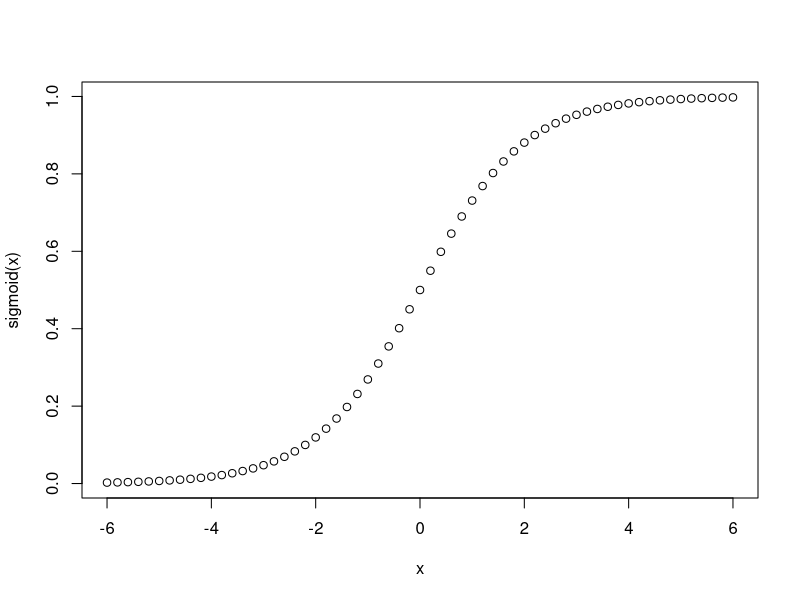
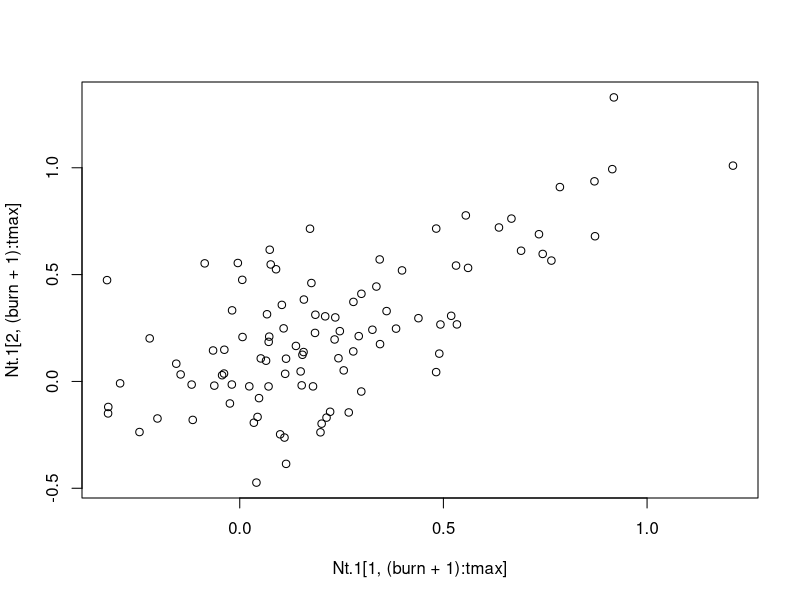
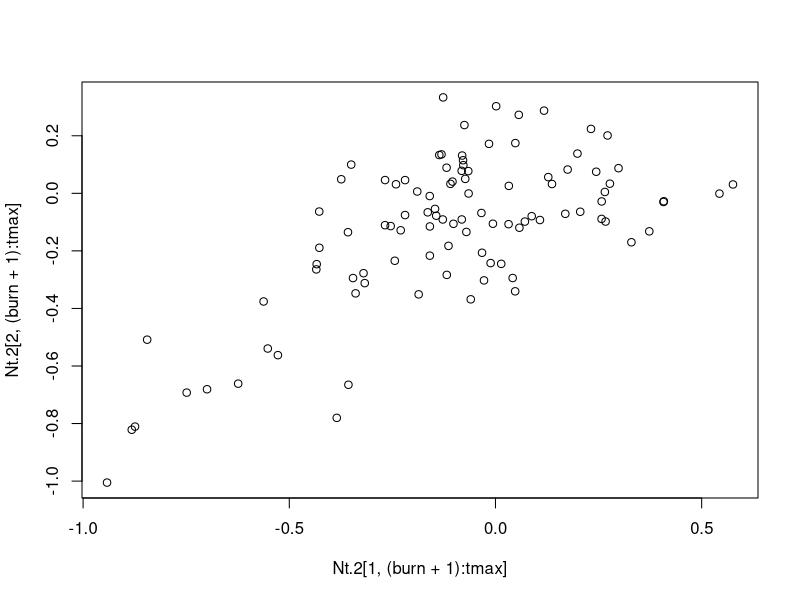
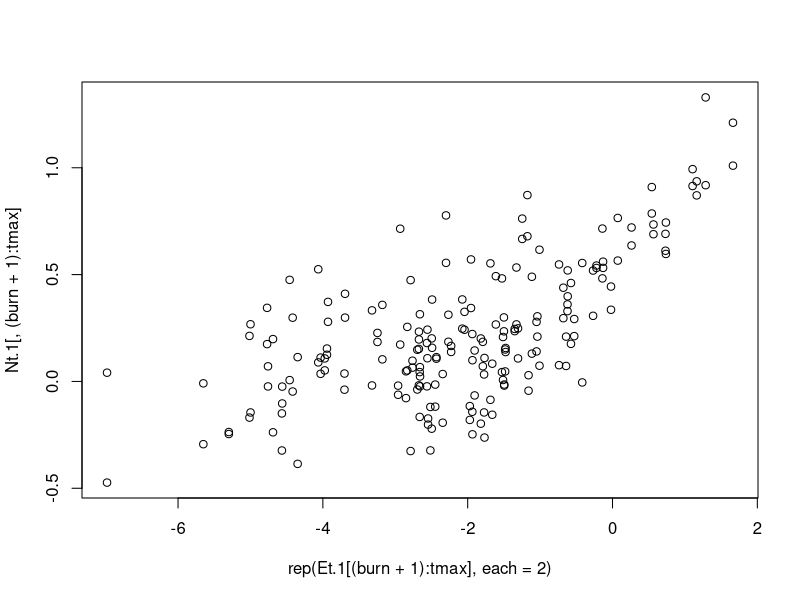
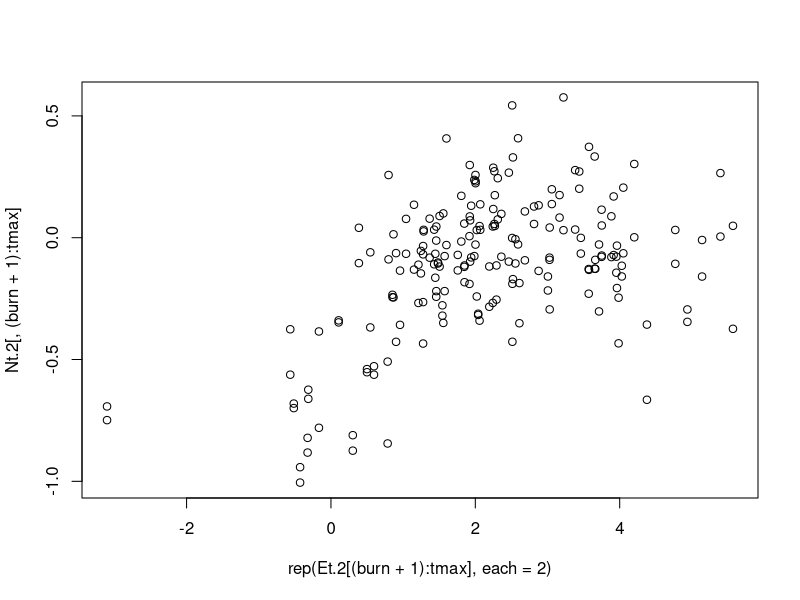
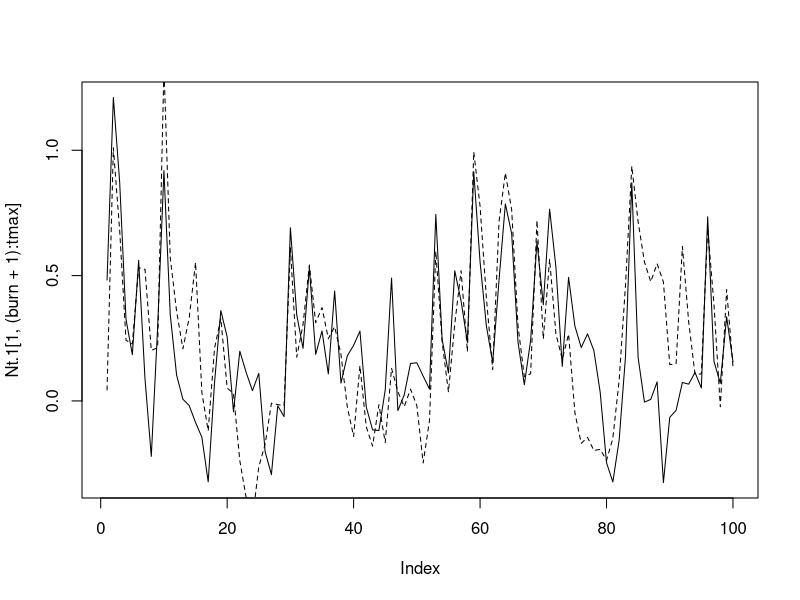
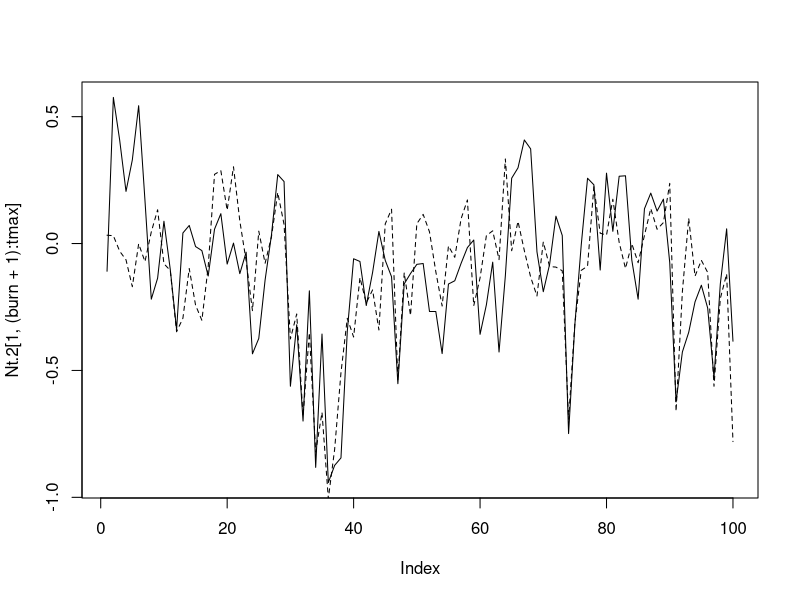

Write R code to recreate these figures, in order. (Note: this script raises an error after producing the figures.)
## theoretical example for kelp manuscript

rm(list=ls())

burn = 50
tmax = burn+100
sd.reg = 1.5
mu.reg1 = -2 # mean of regional driver for location 1
mu.reg2 = 2 # mean of regional driver for location 2
sd.loc = 0.15 # sd of local driver (mean = 0)
n.each = 2
b = 0.5
c=1.5

set.seed(17)

#sigmoid function acts as filter on environmental noises
sigmoid <- function(x,c=1) {
  return(1/(1+exp(-c*x)))
}

x = seq(-6,6,0.2)
plot(x, sigmoid(x))

#simple ricker population growth
ricker <- function(N, r, K){ 
  return(N*exp(r*(1-(N/K))))
}

#set a time series to have mean zero and specified sd
rescale <- function(x, newsd){
  y <- x-mean(x)
  y <- y/(sd(x)/newsd)
  return(y)
}




Nt.1 <- matrix(NA, nrow=n.each, ncol=tmax)
Nt.2 <- Nt.1

Et.1 <- rnorm(tmax, mean=mu.reg1, sd=sd.reg)
Et.2 <- rnorm(tmax, mean=mu.reg2, sd=sd.reg)

Nt.1[,1] <- rnorm(n.each, mean = 0, sd = 1)
Nt.2[,1] <- rnorm(n.each, mean = 0, sd = 1)


for(tt in 2:tmax){
  
  Nt.1[,tt] <- Nt.1[,tt-1]*b + (sigmoid(Et.1, c)[tt] - sigmoid(mu.reg1, c)) + rnorm(n.each, sd=sd.loc)
  Nt.2[,tt] <- Nt.2[,tt-1]*b + (sigmoid(Et.2, c)[tt] - sigmoid(mu.reg2, c)) + rnorm(n.each, sd=sd.loc)
  
}

plot(Nt.1[1,(burn+1):tmax], Nt.1[2,(burn+1):tmax])
plot(Nt.2[1,(burn+1):tmax], Nt.2[2,(burn+1):tmax])


plot(rep(Et.1[(burn+1):tmax], each=2), Nt.1[,(burn+1):tmax])
plot(rep(Et.2[(burn+1):tmax], each=2), Nt.2[,(burn+1):tmax])


plot(Nt.1[1, (burn+1):tmax], type="l")
lines(Nt.1[2,(burn+1):tmax], lty=2)


plot(Nt.2[1, (burn+1):tmax], type="l")
lines(Nt.2[2,(burn+1):tmax], lty=2)





laymat <- matrix(NA, nrow=3, ncol=8)
laymat[1:2,1:4] <- 1
laymat[1,5:8] <- c(2,2,3,3)
laymat[2,5:8] <- c(4,4,5,5)
laymat[3,] <- rep(c(6,7),each=4)


png("~/GitHub/kelpsynch-tailassoc/manuscript/fig2_theory_ar1.png", units="in", res=300, width=6.5, height=4.5)

layout(laymat)
par(mar=c(2.3,2.3,1.1,1.1), mgp=c(1,0.5,0))

#first panel
plot(x, sigmoid(x,c), type="l", lwd=2, xlab = "Environmental driver", ylab="Population", ylim=c(-0.1,1.1),
     xaxt="n", yaxt="n")
axis(1, at=seq(min(x),max(x),length.out=5), labels=FALSE)
axis(2, at=seq(0,1,length.out=5),labels=FALSE)
arrows(x0=mu.reg1-1.96*sd.reg, y0=-0.05, x1=mu.reg1+1.96*sd.reg, y1=-0.05, col="blue", length=0.04, angle=90, code=3, lwd=1.3)
text(mu.reg1,-0.11,"Effects stronger in upper tail",col="blue")
text(mu.reg2,1.1,"Effects stronger in lower tail",col="red")
arrows(x0=mu.reg2-1.96*sd.reg, y0=1.05, x1=mu.reg2+1.96*sd.reg, y1=1.05, col="red", length=0.04, angle=90, code=3, lwd=1.3)
text(par("usr")[1]+0.05*abs(diff(par("usr")[1:2])), par("usr")[4]-0.05*abs(diff(par("usr")[3:4])),"a)")

#second panel
plot(rep(Et.1[(burn+1):tmax], each=2), Nt.1[,(burn+1):tmax], pch=rep(c(16,1),times=length((burn+1):tmax)),
     col="blue", xlab="Environmental driver", ylab="Population", xaxt="n", yaxt="n")
axis(1, labels=FALSE)
axis(2, labels=FALSE)
text(par("usr")[1]+0.1*abs(diff(par("usr")[1:2])), par("usr")[4]-0.1*abs(diff(par("usr")[3:4])),"b)")
mtext("Upper tail dependence", cex=0.6, line=0.1)
legend("bottomright", pch=c(16,1), legend=c("Pop 1", "Pop 2"), bty="n", cex=0.8)

#third panel
plot(rep(Et.2[(burn+1):tmax], each=2), Nt.2[,(burn+1):tmax],  pch=rep(c(16,1),times=length((burn+1):tmax)),
     col="red", xlab="Environmental driver", ylab="Population", xaxt="n", yaxt="n")
axis(1, labels=FALSE)
axis(2, labels=FALSE)
text(par("usr")[1]+0.1*abs(diff(par("usr")[1:2])), par("usr")[4]-0.1*abs(diff(par("usr")[3:4])),"c)")
mtext("Lower tail dependence", cex=0.6, line=0.1)

#fourth panel
plot(Nt.1[1,(burn+1):tmax], Nt.1[2,(burn+1):tmax], pch=16, col="blue", xlab="Population 1",
     ylab="Population 2", xaxt="n", yaxt="n")
axis(1, labels=FALSE)
axis(2, labels=FALSE)
text(par("usr")[1]+0.1*abs(diff(par("usr")[1:2])), par("usr")[4]-0.1*abs(diff(par("usr")[3:4])),"d)")

#fifth panel
plot(Nt.2[1,(burn+1):tmax], Nt.2[2,(burn+1):tmax], pch=16, col="red", xlab="Population 1",
     ylab="Population 2", xaxt="n", yaxt="n")
axis(1, labels=FALSE)
axis(2, labels=FALSE)
text(par("usr")[1]+0.1*abs(diff(par("usr")[1:2])), par("usr")[4]-0.1*abs(diff(par("usr")[3:4])),"e)")

#sixth panel
plot(Nt.1[1, (burn+1):tmax], type="l", col="blue", xlab="Time", ylab="Population", xaxt="n", yaxt="n",
     #ylim=c(min(Nt.1[,(burn+1):tmax]), max(Nt.1[,(burn+1):tmax])))
     ylim=c(-0.7,1.5))
axis(1, labels=FALSE)
axis(2, labels=FALSE)
lines(Nt.1[2,(burn+1):tmax], lty=2, col="blue")
segments(x0=37.5, y0=1.35, x1=c(3,11), y1=c(1.22, 1.33), col="darkgrey")
segments(x0=37.5, y0=-0.5, x1=25, y1=-0.46, col="darkgrey")
segments(x0=76, y0=-0.5, x1=88, y1=-0.37, col="darkgrey")
text(37.5, 1.35, "Synchronous booms", pos=4, col="darkgrey", cex=0.8)
text(37.5, -0.5, "Asynchronous crashes", pos=4, col="darkgrey", cex=0.8)
text(par("usr")[1]+0.05*abs(diff(par("usr")[1:2])), par("usr")[4]-0.1*abs(diff(par("usr")[3:4])),"f)")

#seventh
plot(Nt.2[1, (burn+1):tmax], type="l", col="red", xlab="Time", ylab="Population", xaxt="n", yaxt="n",
     #ylim=c(min(Nt.2[,(burn+1):tmax]), max(Nt.2[,(burn+1):tmax])))
     ylim=c(-1.2,0.7))
axis(1, labels=FALSE)
axis(2, labels=FALSE)
lines(Nt.2[2,(burn+1):tmax], lty=2, col="red")
segments(x0=16, y0=0.65, x1=6, y1=0.59, col="darkgrey")
segments(x0=54, y0=0.65, x1=65, y1=0.48, col="darkgrey")
segments(x0=50, y0=-1.1, x1=36, y1=-1.05, col="darkgrey")
segments(x0=63, y0=-0.95, x1=73, y1=-0.8, col="darkgrey")
text(16,0.65, "Asynchronous booms", pos=4, col="darkgrey", cex=0.8)
text(50,-1.1, "Synchronous crashes", pos=4, col="darkgrey", cex=0.8)
text(par("usr")[1]+0.05*abs(diff(par("usr")[1:2])), par("usr")[4]-0.1*abs(diff(par("usr")[3:4])),"g)")


dev.off()


